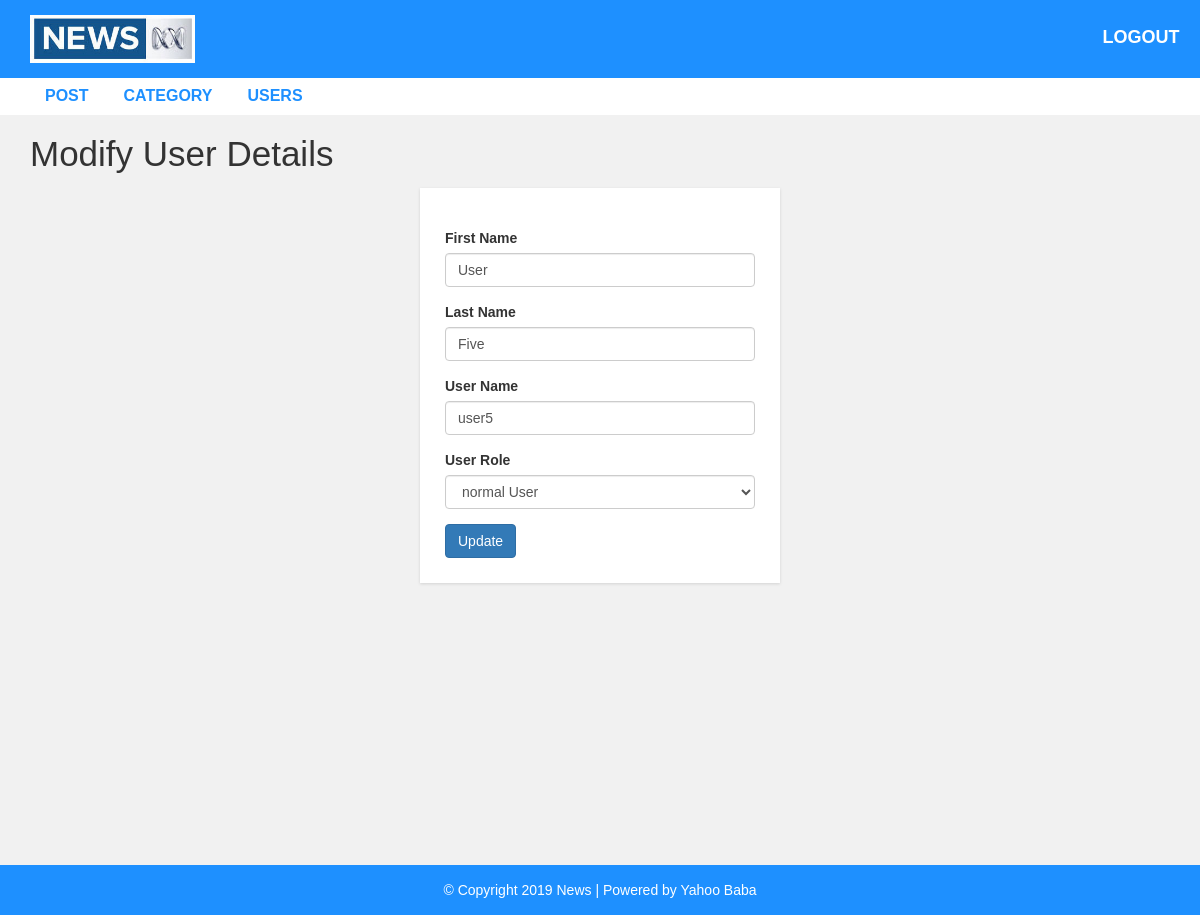
/admin/update-user.php?id=45, run on the app's committed database.
### tables this page shows
CREATE TABLE `user` (
  `user_id` int(10) UNSIGNED NOT NULL,
  `first_name` varchar(30) NOT NULL,
  `last_name` varchar(30) NOT NULL,
  `username` varchar(30) DEFAULT NULL,
  `password` varchar(40) DEFAULT NULL,
  `role` int(11) NOT NULL
);

### admin/update-user.php (the view, shortened to what this page needs)
<?php include "header.php";
include "config.php";
?>
  <div id="admin-content">
      <div class="container">
          <div class="row">
              <div class="col-md-12">
                  <h1 class="admin-heading">Modify User Details</h1>
              </div>
              <div class="col-md-offset-4 col-md-4">
              <?php
              $user_id= $_GET['id'];
              $sql= "SELECT * FROM user WHERE user_id= {$user_id}";
              $result = mysqli_query($conn, $sql) or die("Query Failed");
                if(mysqli_num_rows($result)>0){
                    while($row=mysqli_fetch_assoc($result)){
              ?>
                  <form  action="" method ="POST">
                          <div class="form-group">
                          <label>First Name</label>
                          <input type="text" name="f_name" class="form-control" value="<?php echo $row['first_name'] ?>" placeholder="" required>
                      </div>
                      <div class="form-group">
                          <label>Last Name</label>
                          <input type="text" name="l_name" class="form-control" value="<?php echo $row['last_name'] ?>" placeholder="" required>
                      </div>
                      <div class="form-group">
                          <label>User Name</label>
                          <input type="text" name="username" class="form-control" value="<?php echo $row['username'] ?>" placeholder="" required>
                      </div>
                      <div class="form-group">
                          <label>User Role</label>
                          <select class="form-control" name="role" value="<?php echo $row['role']; ?>">
                          <?php
                          if($row['role']== 1){
                                echo '<option value="0">normal User</option>';
                                echo '<option value="1" selected>Admin</option>';
                            }else{
                                echo '<option value="0" selected>normal User</option>';
                                };
                        ?>
                          </select>
                      </div>
                      <input type="submit" name="submit" class="btn btn-primary" value="Update" required />
                  </form>
            <?php
                }
            }
            ?>
              </div>
          </div>
      </div>
  </div>
<?php include "footer.php"; ?>

### css/style.css (style rules this page uses)
body { background: #f1f1f1; font-family: sans-serif,arial,Helvetica; }
#admin-content { padding: 20px 0; min-height: 750px; }
#admin-content .admin-heading { font-size: 35px; margin: 0 0 15px; }
form { background: #fff; padding: 25px; box-shadow:0 1px 3px rgba(0, 0, 0, 0.13); }

### data on the page
user: f_name "User", l_name "Five", username "user5", role "normal User"
